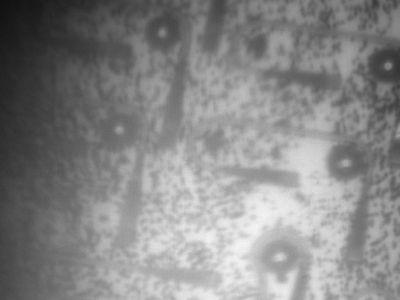
%> input picture testing/t3.png, 400 x 300 px
$ octave feature_detect.m   (GNU Octave 9; MATLAB toolbox functions it lacks are replaced by stand-ins)
%> lines starting %> are read from the running program, lines starting %| are printed output that depends on the picture
close all;
clear all;

I1 = imadjust(rgb2gray(imread('t3.png')));
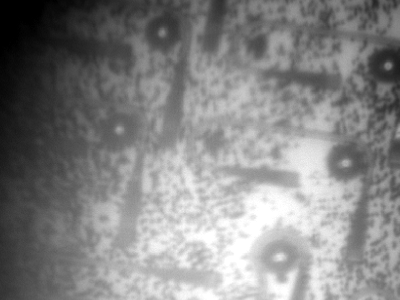
%> I1: size 300x400 uint8; min 0, max 255, mean 132.5
I2 = imadjust(rgb2gray(imread('t4.png')));
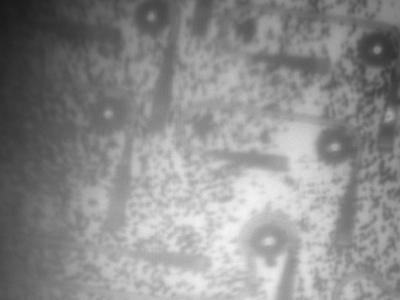
%> input picture testing/t4.png, 400 x 300 px
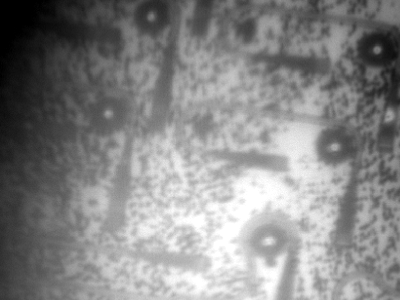
%> I2: size 300x400 uint8; min 0, max 255, mean 134.1

tic
%> (the run ends here)
